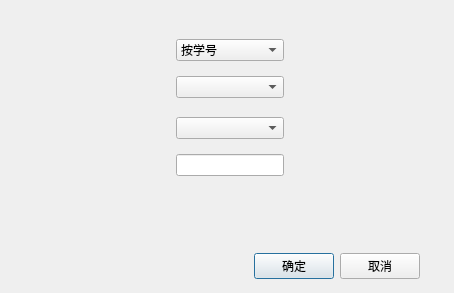
<?xml version="1.0" encoding="UTF-8"?>
<ui version="4.0">
 <class>UIsearchDialog</class>
 <widget class="QDialog" name="UIsearchDialog">
  <property name="geometry">
   <rect>
    <x>0</x>
    <y>0</y>
    <width>454</width>
    <height>293</height>
   </rect>
  </property>
  <property name="windowTitle">
   <string>Dialog</string>
  </property>
  <layout class="QGridLayout" name="gridLayout">
   <item row="0" column="1">
    <spacer name="verticalSpacer_5">
     <property name="orientation">
      <enum>Qt::Vertical</enum>
     </property>
     <property name="sizeHint" stdset="0">
      <size>
       <width>20</width>
       <height>40</height>
      </size>
     </property>
    </spacer>
   </item>
   <item row="1" column="0">
    <spacer name="horizontalSpacer_4">
     <property name="orientation">
      <enum>Qt::Horizontal</enum>
     </property>
     <property name="sizeHint" stdset="0">
      <size>
       <width>8</width>
       <height>20</height>
      </size>
     </property>
    </spacer>
   </item>
   <item row="1" column="1" colspan="2">
    <layout class="QHBoxLayout" name="horizontalLayout">
     <item>
      <spacer name="horizontalSpacer">
       <property name="orientation">
        <enum>Qt::Horizontal</enum>
       </property>
       <property name="sizeHint" stdset="0">
        <size>
         <width>136</width>
         <height>17</height>
        </size>
       </property>
      </spacer>
     </item>
     <item>
      <layout class="QVBoxLayout" name="verticalLayout">
       <item>
        <widget class="QComboBox" name="searchway">
         <property name="maximumSize">
          <size>
           <width>171</width>
           <height>25</height>
          </size>
         </property>
         <item>
          <property name="text">
           <string>按学号</string>
          </property>
         </item>
         <item>
          <property name="text">
           <string>按姓名</string>
          </property>
         </item>
         <item>
          <property name="text">
           <string>按专业班级</string>
          </property>
         </item>
        </widget>
       </item>
       <item>
        <spacer name="verticalSpacer_3">
         <property name="orientation">
          <enum>Qt::Vertical</enum>
         </property>
         <property name="sizeHint" stdset="0">
          <size>
           <width>20</width>
           <height>13</height>
          </size>
         </property>
        </spacer>
       </item>
       <item>
        <widget class="QComboBox" name="useMajor">
         <property name="maximumSize">
          <size>
           <width>171</width>
           <height>25</height>
          </size>
         </property>
        </widget>
       </item>
       <item>
        <spacer name="verticalSpacer_2">
         <property name="orientation">
          <enum>Qt::Vertical</enum>
         </property>
         <property name="sizeHint" stdset="0">
          <size>
           <width>20</width>
           <height>18</height>
          </size>
         </property>
        </spacer>
       </item>
       <item>
        <widget class="QComboBox" name="useClass">
         <property name="maximumSize">
          <size>
           <width>171</width>
           <height>25</height>
          </size>
         </property>
        </widget>
       </item>
       <item>
        <spacer name="verticalSpacer">
         <property name="orientation">
          <enum>Qt::Vertical</enum>
         </property>
         <property name="sizeHint" stdset="0">
          <size>
           <width>20</width>
           <height>13</height>
          </size>
         </property>
        </spacer>
       </item>
       <item>
        <widget class="QLineEdit" name="idName">
         <property name="maximumSize">
          <size>
           <width>171</width>
           <height>25</height>
          </size>
         </property>
        </widget>
       </item>
      </layout>
     </item>
     <item>
      <spacer name="horizontalSpacer_2">
       <property name="orientation">
        <enum>Qt::Horizontal</enum>
       </property>
       <property name="sizeHint" stdset="0">
        <size>
         <width>136</width>
         <height>17</height>
        </size>
       </property>
      </spacer>
     </item>
    </layout>
   </item>
   <item row="1" column="3">
    <spacer name="horizontalSpacer_3">
     <property name="orientation">
      <enum>Qt::Horizontal</enum>
     </property>
     <property name="sizeHint" stdset="0">
      <size>
       <width>8</width>
       <height>20</height>
      </size>
     </property>
    </spacer>
   </item>
   <item row="2" column="2">
    <spacer name="verticalSpacer_4">
     <property name="orientation">
      <enum>Qt::Vertical</enum>
     </property>
     <property name="sizeHint" stdset="0">
      <size>
       <width>20</width>
       <height>81</height>
      </size>
     </property>
    </spacer>
   </item>
   <item row="3" column="0" colspan="3">
    <layout class="QHBoxLayout">
     <property name="spacing">
      <number>6</number>
     </property>
     <property name="leftMargin">
      <number>0</number>
     </property>
     <property name="topMargin">
      <number>0</number>
     </property>
     <property name="rightMargin">
      <number>0</number>
     </property>
     <property name="bottomMargin">
      <number>0</number>
     </property>
     <item>
      <spacer>
       <property name="orientation">
        <enum>Qt::Horizontal</enum>
       </property>
       <property name="sizeHint" stdset="0">
        <size>
         <width>131</width>
         <height>31</height>
        </size>
       </property>
      </spacer>
     </item>
     <item>
      <widget class="QPushButton" name="ok">
       <property name="text">
        <string>确定</string>
       </property>
      </widget>
     </item>
     <item>
      <widget class="QPushButton" name="cancel">
       <property name="text">
        <string>取消</string>
       </property>
      </widget>
     </item>
    </layout>
   </item>
  </layout>
 </widget>
 <resources/>
 <connections>
  <connection>
   <sender>ok</sender>
   <signal>clicked()</signal>
   <receiver>UIsearchDialog</receiver>
   <slot>Accept()</slot>
   <hints>
    <hint type="sourcelabel">
     <x>324</x>
     <y>253</y>
    </hint>
    <hint type="destinationlabel">
     <x>96</x>
     <y>254</y>
    </hint>
   </hints>
  </connection>
  <connection>
   <sender>cancel</sender>
   <signal>clicked()</signal>
   <receiver>UIsearchDialog</receiver>
   <slot>reject()</slot>
   <hints>
    <hint type="sourcelabel">
     <x>423</x>
     <y>253</y>
    </hint>
    <hint type="destinationlabel">
     <x>179</x>
     <y>282</y>
    </hint>
   </hints>
  </connection>
  <connection>
   <sender>searchway</sender>
   <signal>currentIndexChanged(int)</signal>
   <receiver>UIsearchDialog</receiver>
   <slot>waychange(int)</slot>
   <hints>
    <hint type="sourcelabel">
     <x>304</x>
     <y>53</y>
    </hint>
    <hint type="destinationlabel">
     <x>352</x>
     <y>34</y>
    </hint>
   </hints>
  </connection>
  <connection>
   <sender>useMajor</sender>
   <signal>currentIndexChanged(int)</signal>
   <receiver>UIsearchDialog</receiver>
   <slot>majorChange(int)</slot>
   <hints>
    <hint type="sourcelabel">
     <x>304</x>
     <y>92</y>
    </hint>
    <hint type="destinationlabel">
     <x>379</x>
     <y>84</y>
    </hint>
   </hints>
  </connection>
  <connection>
   <sender>useClass</sender>
   <signal>currentIndexChanged(int)</signal>
   <receiver>UIsearchDialog</receiver>
   <slot>classChange(int)</slot>
   <hints>
    <hint type="sourcelabel">
     <x>304</x>
     <y>136</y>
    </hint>
    <hint type="destinationlabel">
     <x>349</x>
     <y>119</y>
    </hint>
   </hints>
  </connection>
  <connection>
   <sender>idName</sender>
   <signal>editingFinished()</signal>
   <receiver>UIsearchDialog</receiver>
   <slot>endedit()</slot>
   <hints>
    <hint type="sourcelabel">
     <x>302</x>
     <y>178</y>
    </hint>
    <hint type="destinationlabel">
     <x>121</x>
     <y>136</y>
    </hint>
   </hints>
  </connection>
 </connections>
 <slots>
  <slot>waychange(int)</slot>
  <slot>majorChange(int)</slot>
  <slot>classChange(int)</slot>
  <slot>endedit()</slot>
  <slot>Accept()</slot>
 </slots>
</ui>
